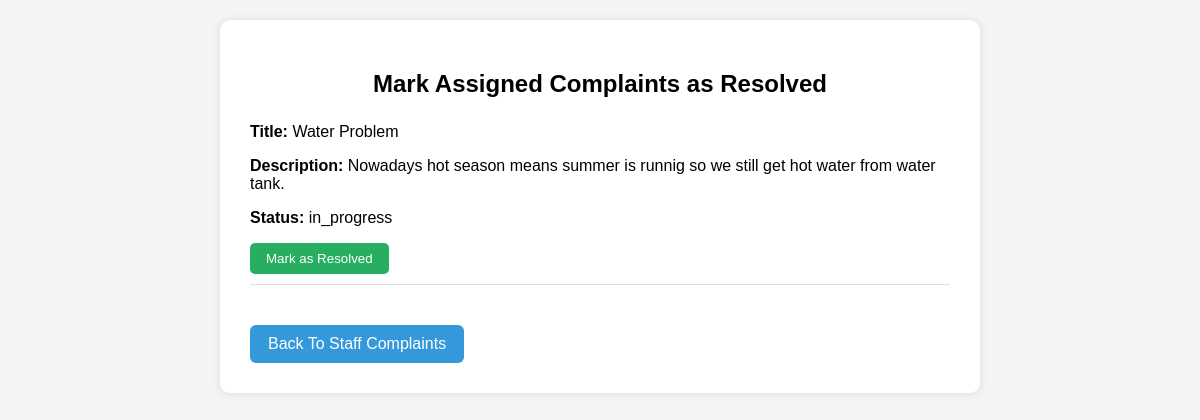
The page /complaints/mark-resolved/ (signed in) on the database its author committed.
### complaints/models.py (models this page shows, shortened)
class Complaint(models.Model):
    STATUS_CHOICES = [
        ('pending', 'Pending'),
        ('in_progress', 'In Progress'),
        ('resolved', 'Resolved'),
    ]
    title = models.CharField(max_length=200)
    description = models.TextField()
    status = models.CharField(max_length=20, choices=STATUS_CHOICES, default='pending')
    submitted_by = models.ForeignKey(User, on_delete=models.CASCADE, related_name='complaints')
    assigned_to = models.ForeignKey(User, null=True, blank=True, on_delete=models.SET_NULL, limit_choices_to={'role': 'staff'}, related_name='assigned_complaints')
    created_at = models.DateTimeField(auto_now_add=True)

### complaints/views.py (the view, shortened to what this page needs)
# urls.py: path('mark-resolved/', views.mark_complaint_resolved, name='mark_resolved'),
def mark_complaint_resolved(request):
    if request.session.get('user_role') != 'staff':
        messages.error(request, "Access denied.")
        return redirect('login')
    staff_id = request.session.get('user_id')
    assigned_complaints = Complaint.objects.filter(assigned_to_id=staff_id).exclude(status='Resolved')
    return render(request, 'mark_resolved.html', {'complaints': assigned_complaints})

### complaints/templates/mark_resolved.html (shortened to what this page needs)
{% load static %}
<!DOCTYPE html>
<html lang="en">
<head>
    <link rel="stylesheet" type="text/css" href="{% static 'css/mark_resolved.css' %}">
</head>
<body>
<div class="container">
    <h2>Mark Assigned Complaints as Resolved</h2>
    {% for complaint in complaints %}
    {% if complaint.status != 'resolved' and complaint.status != 'Resolved' %}
        <div class="complaint">
            <p><strong>Title:</strong> {{ complaint.title }}</p>
            <p><strong>Description:</strong> {{ complaint.description }}</p>
            <p><strong>Status:</strong> {{ complaint.status }}</p>
            <form method="post">
                <button type="submit">Mark as Resolved</button>
            </form>
        </div>
        {% endif %}
        {% endfor %}
    <a href="{% url 'staff_dashboard' %}" class="back-link">Back To Staff Complaints</a>
</div>
</body>
</html>

### complaints/static/css/mark_resolved.css (style rules this page uses)
.back-link { display: inline-block; margin-top: 20px; padding: 10px 18px; background-color: #3498db; color: white; text-decoration: none; border-radius: 6px; transition: background-color 0.3s; }
body { font-family: Arial, sans-serif; background-color: #f4f4f4; margin: 0; padding: 20px; }
.container { max-width: 700px; margin: auto; background: #fff; padding: 30px; border-radius: 10px; box-shadow: 0 0 8px rgba(0,0,0,0.1); }
h2 { text-align: center; margin-bottom: 25px; }
.complaint { margin-bottom: 20px; border-bottom: 1px solid #ddd; padding-bottom: 10px; }
form button { background-color: #27ae60; color: white; border: none; padding: 8px 16px; border-radius: 5px; cursor: pointer; }

### rows shown on the page
Complaint: title "Water Problem", description "Nowadays hot season means summer is runnig so we still get hot water from water tank.", status "in_progress"
